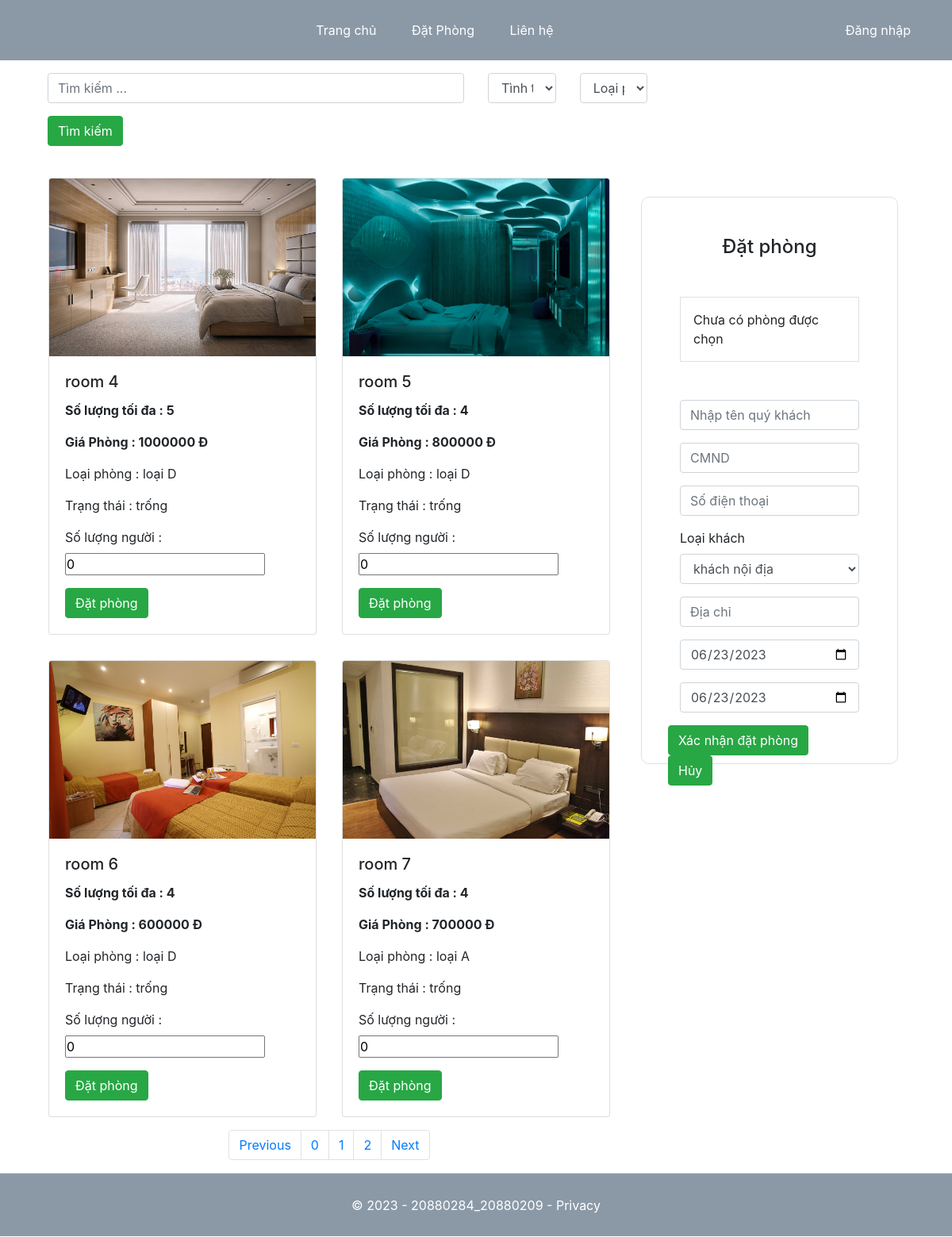
The page /index.php?action=datphong on the database its author committed.
### tables this page shows
CREATE TABLE IF NOT EXISTS `phong` (
  `phongID` int NOT NULL AUTO_INCREMENT,
  `tenphong` varchar(255) NOT NULL,
  `img` varchar(255) DEFAULT NULL,
  `giaphong` decimal(10,0) NOT NULL,
  `trangthaiID` int NOT NULL,
  `loaiphongID` int NOT NULL,
  `soluongtoida` int NOT NULL,
  `mota` varchar(550) DEFAULT NULL,
  PRIMARY KEY (`phongID`)
);

CREATE TABLE IF NOT EXISTS `loaiphong` (
  `ID` int NOT NULL AUTO_INCREMENT,
  `loaiphong` varchar(50) NOT NULL,
  PRIMARY KEY (`ID`)
);

CREATE TABLE IF NOT EXISTS `trangthai` (
  `ID` int NOT NULL AUTO_INCREMENT,
  `trangthai` varchar(255) NOT NULL,
  PRIMARY KEY (`ID`)
);

### khachhang/datphong/XL_datphong.php (called while the page is built, shortened)
<?php
	$today = date('Y-m-d');
	$p = new phongModel();
	$tt = new trangthaiModel();
	$dstrangthai = $tt->docdanhsachtrangthai();
	$lp = new loaiphongModel();
	$dsloaiphong = $lp->docdanhsachloaiphong();
	$lkh = new loaikhachhangModel();
	$dsloaikhach = $lkh->docdanhsachloaikhach();
	$url_query = "";
	$tbdp="";
	if(isset($_SESSION['datphong'])&&!empty($_SESSION['datphong']))
	{
		$dsdp = $_SESSION['datphong'];
		$thanhtoan = 0;
		$index = 0;
		$tbdp.='<div>
					<p>Phòng đã chọn: </p>
					<div class="row p-2">';
					foreach ($dsdp as $key => $value) {
						$tbdp.='<div class="col col-md-8">'.$value['tenphong'].'('.$value['soluong'].')</div>';
						$thanhtoan+=(int)$value['giaphong'];
						$tbdp.='<div class="col col-md-4"><a href="index.php?action=datphong&huydp='.$index.'">Hủy</a>
						</div>';
						$index++;
					};
					$tbdp.='</div>
					</div>';
		$tbdp.='<b>Thanh toán/ngày : </b>'.$thanhtoan;
		$_SESSION['thanhtoan'] = $thanhtoan;
	}else{
		$tbdp = "Chưa có phòng được chọn";
	}
	$page = 0;
	if(!isset($_GET['p']))
	{
		$page = 0;
	}
	else{
		$page = $_GET['p'];
		$url_query = $url_query."&p=".$_GET['p'];
	}
	$key = "";
	$trangthaiID = 0;
	$loaiphongID = 0;
	$limit = 4;
	$count = 0;
	$dsphong = $p->phantrang($page,$key,$loaiphongID,$trangthaiID,$limit,$count);
	include('lib/phantrang.php');
	$url = 'index.php?action=datphong'.$url_query;
	$phantrang = phantrang($count,$url,$limit);
 ?>

### models/phongModel.php (called while the page is built, shortened)
<?php
	class phongModel extends connect
	{
		public function phantrang($p,$key,$loaiphongID,$trangthaiID,$limit,&$count)
		{
			$offset = $limit*$p;
			$lptt = "";
			$sql = "select count(phongID) as count from phong where tenphong like '%$key%' $lptt;";
			$ds = $this->get_data($sql);
			$sql = "select * from phong where tenphong like '%$key%' $lptt order by trangthaiID,tenphong LIMIT $limit OFFSET $offset";
			$ds = $this->get_data($sql);
			return $ds;
		}
	}
 ?>

### models/database.php (called while the page is built, shortened)
<?php
	class connect{
		public function get_data($sql)
		{
			$conn = mysqli_connect("localhost","root","","quanlykhachsan");
			$result = mysqli_query($conn,$sql);
			$arr = mysqli_fetch_all($result,MYSQLI_ASSOC);
			return $arr;
		}
	}
 ?>

### models/loaiphongModel.php (called while the page is built, shortened)
<?php
	class loaiphongModel extends connect
	{
		public function docdanhsachloaiphong()
		{
			$sql = "select * from loaiphong";
			$dsloaiphong = $this->get_data($sql);
			return $dsloaiphong;
		}
	}
 ?>

### models/trangthaiModel.php (called while the page is built, shortened)
<?php
	class trangthaiModel extends connect
	{
		public function docdanhsachtrangthai()
		{
			$sql = "select * from trangthai";
			$dstrangthai = $this->get_data($sql);
			return $dstrangthai;
		}
	}
?>

### models/loaikhachhangModel.php (called while the page is built, shortened)
<?php
	class loaikhachhangModel extends connect
	{
		public function docdanhsachloaikhach()
		{
			$sql = "select * from loaikhachhang";
			$dsloaikh = $this->get_data($sql);
			return $dsloaikh;
		}
	}
?>

### khachhang/datphong/load_datphong.php (the view, shortened to what this page needs)
<div style="width:90%;margin: 0 auto;">
<form action="index.php?action=datphong" method="get">
	<div class="row mt-3">
		<div class="col col-md-6">
			<input class="form-control" type="text" name="key" placeholder="Tìm kiếm ...">
		</div>
		<div class="col col-md-3">
			<div class="row">
				<div class="form-group col col-md-5">
                    <select name="trangthaiID" class="form-control">
                    	<option value="0">Tình trạng</option>
                    </select>
	             </div>
	             <div class="form-group col col-md-5">
	                    <select name="loaiphongID" class="form-control">
	                    	<option value="0">Loại phòng</option>
	                    </select>
	            </div>
			</div>
		</div>
		<div class="col col-md-4 mb-2">
			<input type="submit" class="btn btn-success" name="btn_timkiem" value="Tìm kiếm" name="">
		</div>
	</div>
</form>
<div class='row mt-3'>
	<div class="col col-md-8">
		<div class="row">
			<?php foreach ($dsphong as $key => $value): ?>
				<div class="col col-md-6 p-3">
					<form action="index.php?action=datphong<?php echo $url_query ?>" method="post">
						<div class="card" style="height: 100%;">
							<div style="width: 100%;">
								<img src="<?php echo $value["img"] ?>" class="card-img-top" alt="...">
							</div>
						  <div class="card-body">
						    <h5 class="card-title" name="tenphong"><?php echo $value["tenphong"]; ?></h5>
						    <p class="card-text" name="soluongtoida"><b>Số lượng tối đa : <?php echo $value["soluongtoida"]; ?></b></p>
						    <p class="card-text"><b>Giá Phòng : <?php echo $value['giaphong']; ?> Đ</b></p>
						    <p class="card-text">Loại phòng : <?php foreach ($dsloaiphong as $keylp => $lp) {
						    	if($lp['ID']==$value['loaiphongID'])	echo $lp['loaiphong'];
						    } ?></p>
						    <p class="card-text">Trạng thái : <?php foreach ($dstrangthai as $keytt => $tt) {
						    	if($tt['ID']==$value['trangthaiID'])	echo $tt['trangthai'];
						    } ?></p>
						    <p><label class="form-label">Số lượng người : </label>
						    	<input type="number" name="soluong" value="0"></p>
						    <input type="submit" class="btn btn-success" name="btn_chonphong" value="Đặt phòng">
						  </div>
						</div>
					</form>
				</div>
			<?php endforeach ?>
		</div>
		<div class="text-center"><?php echo $phantrang ?></div>
	</div>
	<div class="col col-md-4 mt-3">
			<div class="p-2">
				<form class="mt-3" action="index.php?action=datphong<?php echo $url_query ?>" method="post">
					<div class="border p-5 mb-3" style="border-radius: 10px;">
						<div class="text-center mb-5">
							<h4 class="">Đặt phòng</h4>
						</div>
						<div class="border p-3">
							<?php echo $tbdp; ?>
						</div>
					<div>
				  <div class="form-group mt-5">
				    <input type="text" class="form-control" name="tenkhachhang" placeholder="Nhập tên quý khách">
				  </div>
				  <div class="form-group">
				    <input type="text" class="form-control" name="CMND" placeholder="CMND">
				  </div>
				  <div class="form-group">
				  	<input type="text" class="form-control" placeholder="Số điện thoại" name="sdt">
				  </div>
				  <div class="form-group">
				  	<label class="form-label">Loại khách</label>
                   	<select name="loaikhachID" class="form-control">
                        <?php foreach ($dsloaikhach as $keylk => $valuelk): ?>
                            <option class="form-control" value="<?php echo $valuelk["loaikhachID"] ?>"><?php echo $valuelk["loaikhach"]; ?></option>
                        <?php endforeach ?>
                    </select>
				  </div>
				  <div class="form-group">
				    <input type="text" class="form-control" name="diachi" placeholder="Địa chỉ">
				  </div>
				  <div class="form-group">
				  	<input type="date" name="ngaydatphong" class="form-control" value="<?php echo $today; ?>">
				  </div>
				  <div class="form-group">
				  	<input type="date" name="ngayketthuc" class="form-control" value="<?php echo $today; ?>">
				  </div>
				  <div class="row float-right">
				  	<input type="submit" name="btn_luu" class="btn btn-success mr-3" value="Xác nhận đặt phòng"></input>
				  	<input type="submit" class="btn btn-success mr-3" name="btn_huy" value="Hủy"></input>
				  </div>
				</form>
			</div>
		</div>
		</div>
	</div>

### css/style.css (style rules this page uses)
* { margin: 0; padding: 0; box-sizing: border-box; list-style: none; text-decoration: none; }

### rows shown on the page
phong: img (picture), tenphong "room 4", soluongtoida "5", giaphong "1000000"
loaiphong: loaiphong "loại D"
trangthai: trangthai "trống"
phong: img (picture), tenphong "room 5", soluongtoida "4", giaphong "800000"
phong: img (picture), tenphong "room 6", soluongtoida "4", giaphong "600000"
phong: img (picture), tenphong "room 7", soluongtoida "4", giaphong "700000"
loaiphong: loaiphong "loại A"

### other values the page prints
$tbdp "Chưa có phòng được chọn"
form field loaikhachID "khách nội địa"
